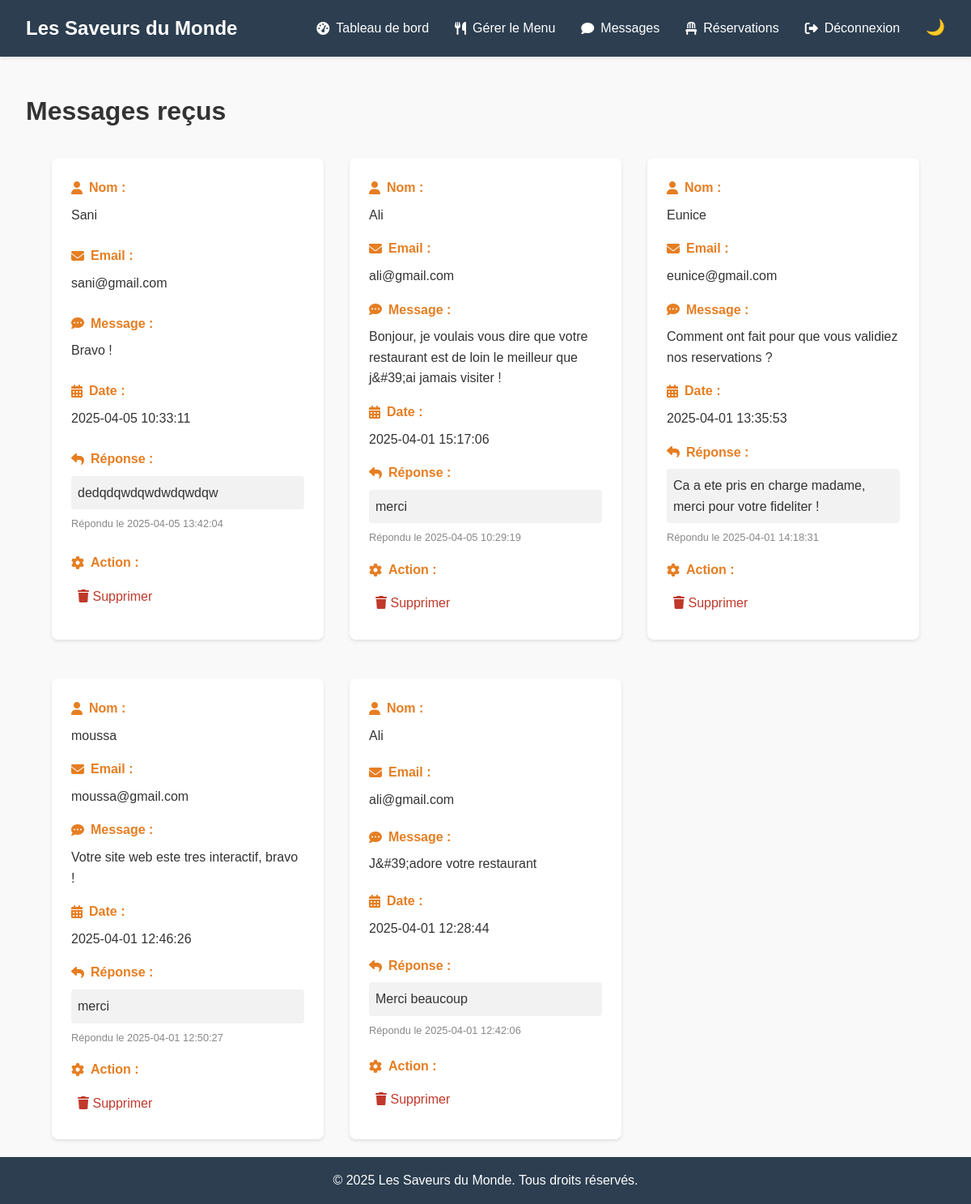
/admin/messages.php (signed in), run on the app's committed database.
### tables this page shows
CREATE TABLE IF NOT EXISTS `contact_messages` (
  `id` int NOT NULL AUTO_INCREMENT,
  `name` varchar(100) NOT NULL,
  `email` varchar(100) NOT NULL,
  `message` text NOT NULL,
  `created_at` timestamp NULL DEFAULT CURRENT_TIMESTAMP,
  `admin_reply` text,
  `reply_date` timestamp NULL DEFAULT NULL,
  PRIMARY KEY (`id`)
);

### admin/messages.php (the view, shortened to what this page needs)
<?php
require_once '../includes/config.php';
try {
    $stmt = $pdo->query("SELECT * FROM contact_messages ORDER BY created_at DESC");
    $messages = $stmt->fetchAll(PDO::FETCH_ASSOC);
} catch (PDOException $e) {
    $error = "Erreur lors de la récupération des messages : " . $e->getMessage();
    $messages = [];
}
require_once '../includes/header.php';
?>
<main>
    <h1>Messages reçus</h1>
    <section class="message-list">
        <?php if (empty($messages)): ?>
            <p>Aucun message pour le moment.</p>
        <?php else: ?>
            <div class="message-grid">
                <?php foreach ($messages as $message): ?>
                    <div class="message-card">
                        <div class="message-field">
                            <span class="field-label"><i class="fas fa-user"></i> Nom :</span>
                            <span><?php echo htmlspecialchars($message['name']); ?></span>
                        </div>
                        <div class="message-field">
                            <span class="field-label"><i class="fas fa-envelope"></i> Email :</span>
                            <span><?php echo htmlspecialchars($message['email']); ?></span>
                        </div>
                        <div class="message-field">
                            <span class="field-label"><i class="fas fa-comment-dots"></i> Message :</span>
                            <span><?php echo htmlspecialchars($message['message']); ?></span>
                        </div>
                        <div class="message-field">
                            <span class="field-label"><i class="fas fa-calendar-alt"></i> Date :</span>
                            <span><?php echo $message['created_at']; ?></span>
                        </div>
                        <div class="message-field">
                            <span class="field-label"><i class="fas fa-reply"></i> Réponse :</span>
                            <?php if ($message['admin_reply']): ?>
                                <p><?php echo htmlspecialchars($message['admin_reply']); ?></p>
                                <small>Répondu le <?php echo $message['reply_date']; ?></small>
                            <?php endif; ?>
                        </div>
                        <div class="message-field">
                            <span class="field-label"><i class="fas fa-cog"></i> Action :</span>
                            <a href="?delete=<?php echo $message['id']; ?>" class="delete-btn" onclick="return confirm('Supprimer ce message ?');"><i class="fas fa-trash"></i> Supprimer</a>
                        </div>
                    </div>
                <?php endforeach; ?>
            </div>
        <?php endif; ?>
    </section>
</main>
<?php require_once '../includes/footer.php'; ?>

### assets/css/style.css (style rules this page uses)
:root { --bg-color: #f9f9f9; --text-color: #333; --nav-bg: #2c3e50; --nav-text: white; --card-bg: white; --shadow: rgba(0, 0, 0, 0.1); --form-bg: linear-gradient(135deg, #ffffff, #f1f1f1); --form-border: #e67e22; }
* { margin: 0; padding: 0; box-sizing: border-box; }
html { height: 100%; }
body { font-family: Arial, sans-serif; line-height: 1.6; background: var(--bg-color); color: var(--text-color); min-height: 100%; display: flex; flex-direction: column; }
main { margin-top: 80px; padding: 2rem; flex: 1; }
.delete-btn { color: #c0392b; text-decoration: none; padding: 0.5rem; transition: color 0.3s; }
.message-card { background: var(--card-bg); padding: 1.5rem; border-radius: 8px; box-shadow: 0 2px 4px var(--shadow); margin-bottom: 1rem; }
.message-card p { margin-bottom: 0.5rem; }
.message-card small { color: #888; }
.message-list .message-grid { display: grid; grid-template-columns: repeat(auto-fit, minmax(300px, 1fr)); gap: 2rem; padding: 2rem; }
.message-list .message-card { background: var(--card-bg); padding: 1.5rem; border-radius: 8px; box-shadow: 0 2px 4px var(--shadow); display: grid; grid-template-columns: 1fr; gap: 1rem; }
.message-list .message-field { display: flex; flex-direction: column; gap: 0.5rem; }
.message-list .field-label { font-weight: bold; color: #e67e22; display: flex; align-items: center; gap: 0.5rem; }
.message-list .message-field p { margin: 0; background: rgba(0, 0, 0, 0.05); padding: 0.5rem; border-radius: 4px; }
.message-list .message-field small { color: #888; font-size: 0.8rem; }

### data on the page
contact_messages: name "Sani", email "sani@gmail.com", message "Bravo !", created_at "2025-04-05 10:33:11", admin_reply "dedqdqwdqwdwdqwdqw", reply_date "2025-04-05 13:42:04"
contact_messages: name "Ali", email "ali@gmail.com", message "Bonjour, je voulais vous dire que votre restaurant est de loin le meilleur que j&#39;ai jamais visiter !", created_at "2025-04-01 15:17:06", admin_reply "merci", reply_date "2025-04-05 10:29:19"
contact_messages: name "Eunice", email "eunice@gmail.com", message "Comment ont fait pour que vous validiez nos reservations ?", created_at "2025-04-01 13:35:53", admin_reply "Ca a ete pris en charge madame, merci pour votre fideliter !", reply_date "2025-04-01 14:18:31"
contact_messages: name "moussa", email "moussa@gmail.com", message "Votre site web este tres interactif, bravo !", created_at "2025-04-01 12:46:26", admin_reply "merci", reply_date "2025-04-01 12:50:27"
contact_messages: name "Ali", email "ali@gmail.com", message "J&#39;adore votre restaurant", created_at "2025-04-01 12:28:44", admin_reply "Merci beaucoup", reply_date "2025-04-01 12:42:06"
